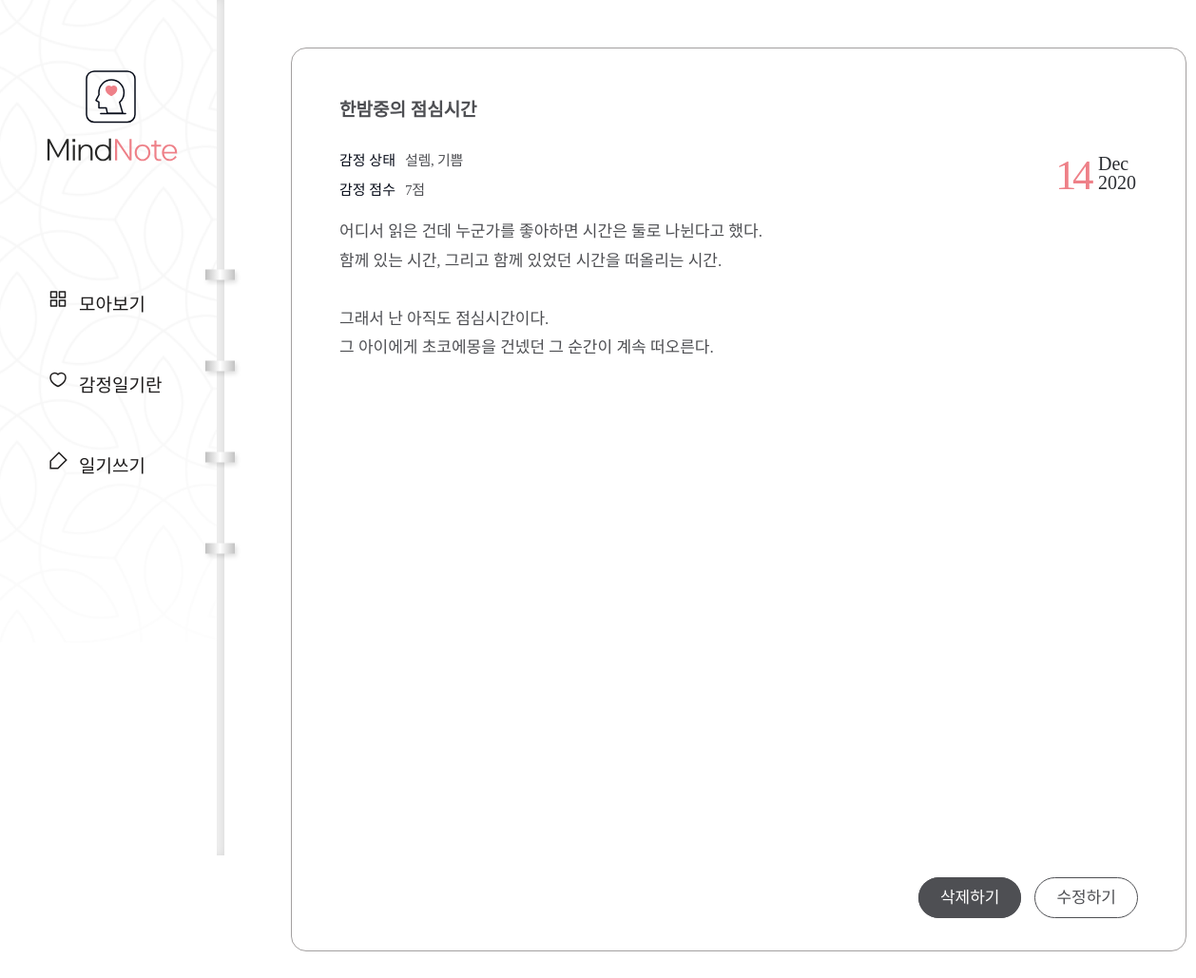
Page /diary/page/2/ on the committed database.
### diary/models.py (models this page shows, shortened)
class Page(models.Model):
    title = models.CharField(max_length=100, validators=[validate_no_hash])
    content = models.TextField(validators=[validate_no_hash])
    feeling = models.CharField(max_length=80, validators=[validate_no_hash, validate_no_numbers])
    score = models.IntegerField(validators=[validate_score])
    dt_created = models.DateField()

### diary/views.py (the view)
# urls.py: path('diary/page/<int:page_id>/', views.page_detail, name='page-detail'),
def page_detail(request, page_id):
    object = Page.objects.get(id=page_id)
    return render(request, 'diary/page_detail.html', {'object': object})

### diary/templates/diary/page_detail.html
{% extends './base.html' %}
{% block content %}
<div class="wrap-notetext">
    <div class="notetext">
        <div class="text-box">
            <h2>{{object.title}}</h2>
            <div class="state">
                <p>감정 상태</p>
                <span>{{object.feeling}}</span>
            </div>
            <div class="score">
                <p>감정 점수</p>
                <span>{{object.score}}점</span>
            </div>
            <div class="date">
                <span>{{object.dt_created|date:"d"}}</span>
                <div class="month-year">
                    <p class="month">{{object.dt_created|date:"M"}}</p>
                    <p class="year">{{object.dt_created|date:"Y"}}</p>
                </div>
            </div>
            <div class="detail">{{object.content|linebreaksbr}}</div>
            <div class="notetext-btn">
                <ul>
                    <li><a href="{% url 'page-delete' object.id %}">삭제하기</a></li>
                    <li><a href="{% url 'page-update' object.id %}">수정하기</a></li>
                </ul>
            </div>
        </div>
    </div>
</div>
{% endblock content %}

### diary/static/diary/css/styles.css (style rules this page uses)
h1,h2,h3,p,a,ul,li { margin: 0; padding: 0; font-family: 'NanumSquare'; list-style: none; text-decoration: none; outline: none; }
html { position: relative; min-height: 100%; margin: 0; }
body { margin: 0; padding: 0; -webkit-font-smoothing: antialiased; -moz-osx-font-smoothing: auto; }
.wrap-notetext { padding-left: 236px; padding-top: 50px; padding-bottom: 150px; }
.notetext { margin: 0 70px; }
.text-box { position: relative; width: 840px; height: 100%; min-height: 800px; max-height: 1040px; margin: 0 auto; padding: 49px 50px 100px; border-radius: 16px; border: solid 1px #a3a0a0; background-color: #ffffff; }
.text-box h2 { padding-bottom: 30px; font-family: 'NanumBarunpen'; color: #4e4f53; font-size: 19px; font-weight: bold; }
.text-box .state p { display: inline-block; font-family: 'NanumSquare'; color: #060b18; font-size: 15px; }
.text-box .state span { padding-left: 6px; font-family: 'NanumBarunpen'; color: #4e4f53; font-size: 15px; letter-spacing: -0.29px; }
.text-box .score { padding: 10px 0 20px; }
.text-box .score p { display: inline-block; font-family: 'NanumSquare'; color: #060b18; font-size: 15px; }
.text-box .score span { padding-left: 6px; font-family: 'NanumBarunpen'; color: #4e4f53; font-size: 15px; letter-spacing: -0.29px; }
.text-box .date { overflow: hidden; position: absolute; top: 107px; right: 52px; }
.text-box .date span { float: left; font-family: 'NanumSquare'; color: #ee8088; font-size: 45px; letter-spacing: -4.47px; }
.text-box .date .month-year { float: left; padding: 4px 0 0 9px; }
.text-box .date p { font-family: 'NanumSquare'; color: #2b2d32; font-size: 20px; text-align: left; text-transform: capitalize; line-height: 1; }
.text-box .detail { overflow-y: scroll; max-height: 800px; font-family: 'NanumBarunpen'; color: #4e4f53; font-size: 17px; line-height: 1.8; }
.text-box .notetext-btn { position: absolute; right: 50px; bottom: 45px; }
.text-box .notetext-btn li { display: inline-block; }
.text-box .notetext-btn li a { padding: 11px 22px; font-family: 'NanumSquare'; color: #fff; font-size: 17px; background-color: #4e4f53; border: solid 1px #4e4f53; border-radius: 22.5px; }
.text-box .notetext-btn li:last-child a { margin-left: 10px; color: #4e4f53; background-color: transparent; }

### rows in the picture
Page: title "한밤중의 점심시간", feeling "설렘, 기쁨", score "7", dt_created "14", dt_created "Dec", dt_created "2020", content "어디서 읽은 건데 누군가를 좋아하면 시간은 둘로 나뉜다고 했다. 함께 있는 시간, 그리고 함께 있었던 시간을 떠올리는 시간. 그래서 난 아직도 점심시간이다. 그 아이에게 초코에몽을 건넸던 그 순간이 계속 떠오른다."
